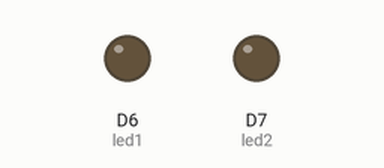
Recording of a sketch running on a simulated ESP8266 (NodeMCU). On the bench: output pins drawn as LEDs (lit = HIGH).

Above: at 0.17 s.
At 10.6 s:
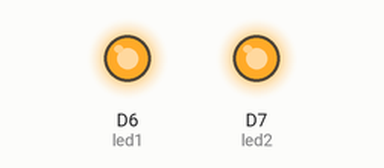
Timing chart, 0 to 12.1 s (numbered marks = the images above):
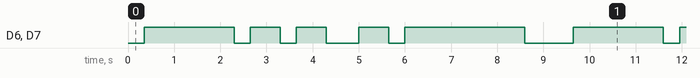

Measured:
- by itself, D6 (led1), D7 (led2): repeats every 9.3 s: 2 × (LOW 0.35 s, HIGH 0.65 s), LOW 0.70 s, HIGH 0.65 s, LOW 0.35 s, HIGH 2.6 s, LOW 1.1 s, HIGH 2.0 s
- by itself, everything shown: repeats every 9.3 s, in 10 steps

The sketch:

morsecodenamjarrod.ino
```cpp
int led1 = D6;
int led2 = D7;

void setup() {
pinMode(led1, OUTPUT);
pinMode(led2, OUTPUT);
}

void loop() {
//Letter J

digitalWrite(led1, LOW);
digitalWrite(led2, LOW);
delay(350);
digitalWrite(led1, HIGH);
digitalWrite(led2, HIGH);
delay(650);
digitalWrite(led1, HIGH);
digitalWrite(led2, HIGH);
delay(650);
digitalWrite(led1, HIGH);
digitalWrite(led2, HIGH);
delay(650);


//Letter A

digitalWrite(led1, LOW);
digitalWrite(led2, LOW);
delay(350);
digitalWrite(led1, HIGH);
digitalWrite(led2, HIGH);
delay(650);

// Letter R

digitalWrite(led1, LOW);
digitalWrite(led2, LOW);
delay(350);
digitalWrite(led1, HIGH);
digitalWrite(led2, HIGH);
delay(650);
digitalWrite(led1, LOW);
digitalWrite(led2, LOW);
delay(350);

//Letter R

digitalWrite(led1, LOW);
digitalWrite(led2, LOW);
delay(350);
digitalWrite(led1, HIGH);
digitalWrite(led2, HIGH);
delay(650);
digitalWrite(led1, LOW);
digitalWrite(led2, LOW);
delay(350);

//Letter O

digitalWrite(led1, HIGH);
digitalWrite(led2, HIGH);
delay(650);
digitalWrite(led1, HIGH);
digitalWrite(led2, HIGH);
delay(650);
digitalWrite(led1, HIGH);
digitalWrite(led2, HIGH);
delay(650);

//Letter D

digitalWrite(led1, HIGH);
digitalWrite(led2, HIGH);
delay(650);
digitalWrite(led1, LOW);
digitalWrite(led2, LOW);
delay(350);
digitalWrite(led1, LOW);
digitalWrite(led2, LOW);
delay(350);

}
```
